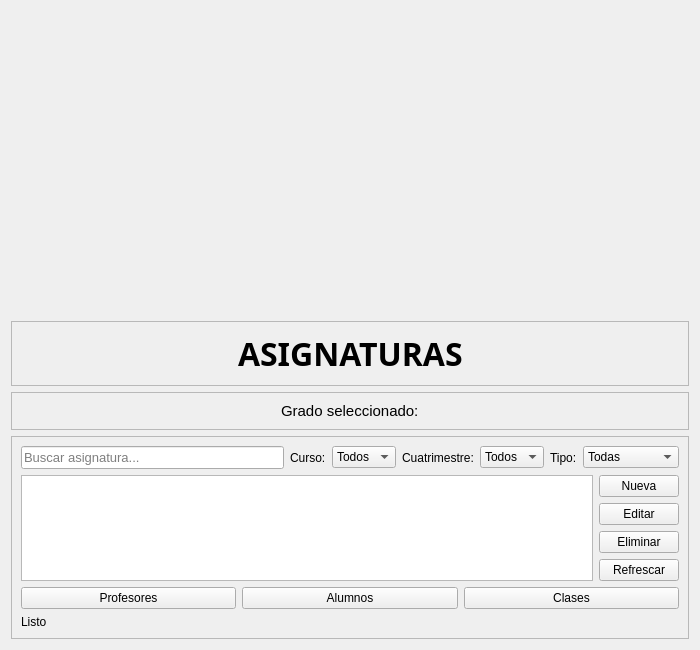
<?xml version="1.0" encoding="UTF-8"?>
<ui version="4.0">
 <class>AsignaturasView</class>
 <widget class="QWidget" name="AsignaturasView">
  <property name="geometry">
   <rect>
    <x>0</x>
    <y>0</y>
    <width>700</width>
    <height>650</height>
   </rect>
  </property>
  <property name="windowTitle">
   <string>Asignaturas</string>
  </property>
  <layout class="QVBoxLayout" name="verticalLayout">
   <item>
    <spacer name="verticalSpacerTop">
     <property name="orientation">
      <enum>Qt::Orientation::Vertical</enum>
     </property>
     <property name="sizeHint" stdset="0">
      <size>
       <width>20</width>
       <height>15</height>
      </size>
     </property>
    </spacer>
   </item>
   <item>
    <widget class="QFrame" name="frameHeader">
     <property name="frameShape">
      <enum>QFrame::Shape::StyledPanel</enum>
     </property>
     <layout class="QGridLayout" name="gridLayoutHeader">
      <item row="0" column="1">
       <widget class="QLabel" name="lblTitulo">
        <property name="font">
         <font>
          <family>Dubai</family>
          <pointsize>24</pointsize>
          <bold>true</bold>
         </font>
        </property>
        <property name="text">
         <string>ASIGNATURAS</string>
        </property>
       </widget>
      </item>
      <item row="0" column="0">
       <spacer name="spacerLeft">
        <property name="orientation">
         <enum>Qt::Orientation::Horizontal</enum>
        </property>
        <property name="sizeHint" stdset="0">
         <size>
          <width>0</width>
          <height>0</height>
         </size>
        </property>
       </spacer>
      </item>
      <item row="0" column="2">
       <spacer name="spacerRight">
        <property name="orientation">
         <enum>Qt::Orientation::Horizontal</enum>
        </property>
        <property name="sizeHint" stdset="0">
         <size>
          <width>0</width>
          <height>0</height>
         </size>
        </property>
       </spacer>
      </item>
     </layout>
    </widget>
   </item>
   <item>
    <widget class="QFrame" name="frameContexto">
     <property name="frameShape">
      <enum>QFrame::Shape::StyledPanel</enum>
     </property>
     <layout class="QGridLayout" name="gridLayoutContexto">
      <item row="0" column="1">
       <widget class="QLabel" name="lblContexto">
        <property name="font">
         <font>
          <family>Segoe UI</family>
          <pointsize>11</pointsize>
         </font>
        </property>
        <property name="text">
         <string>Grado seleccionado:</string>
        </property>
       </widget>
      </item>
      <item row="0" column="0">
       <spacer name="spacerCtxLeft">
        <property name="orientation">
         <enum>Qt::Orientation::Horizontal</enum>
        </property>
        <property name="sizeHint" stdset="0">
         <size>
          <width>0</width>
          <height>0</height>
         </size>
        </property>
       </spacer>
      </item>
      <item row="0" column="2">
       <spacer name="spacerCtxRight">
        <property name="orientation">
         <enum>Qt::Orientation::Horizontal</enum>
        </property>
        <property name="sizeHint" stdset="0">
         <size>
          <width>0</width>
          <height>0</height>
         </size>
        </property>
       </spacer>
      </item>
     </layout>
    </widget>
   </item>
   <item>
    <widget class="QFrame" name="frameMain">
     <property name="frameShape">
      <enum>QFrame::Shape::StyledPanel</enum>
     </property>
     <layout class="QGridLayout" name="gridLayoutMain">
      <item row="0" column="0" colspan="2">
       <layout class="QHBoxLayout" name="filtersLayout">
        <item>
         <widget class="QLineEdit" name="txt_buscar">
          <property name="font">
           <font>
            <family>Segoe UI</family>
            <pointsize>10</pointsize>
           </font>
          </property>
          <property name="placeholderText">
           <string>Buscar asignatura...</string>
          </property>
         </widget>
        </item>
        <item>
         <widget class="QLabel" name="lblCurso">
          <property name="text">
           <string>Curso:</string>
          </property>
         </widget>
        </item>
        <item>
         <widget class="QComboBox" name="cb_curso">
          <item>
           <property name="text">
            <string>Todos</string>
           </property>
          </item>
          <item>
           <property name="text">
            <string>1º</string>
           </property>
          </item>
          <item>
           <property name="text">
            <string>2º</string>
           </property>
          </item>
          <item>
           <property name="text">
            <string>3º</string>
           </property>
          </item>
          <item>
           <property name="text">
            <string>4º</string>
           </property>
          </item>
         </widget>
        </item>
        <item>
         <widget class="QLabel" name="lblCuatrimestre">
          <property name="text">
           <string>Cuatrimestre:</string>
          </property>
         </widget>
        </item>
        <item>
         <widget class="QComboBox" name="cb_cuatrimestre">
          <item>
           <property name="text">
            <string>Todos</string>
           </property>
          </item>
          <item>
           <property name="text">
            <string>1º</string>
           </property>
          </item>
          <item>
           <property name="text">
            <string>2º</string>
           </property>
          </item>
         </widget>
        </item>
        <item>
         <widget class="QLabel" name="lblTipo">
          <property name="text">
           <string>Tipo:</string>
          </property>
         </widget>
        </item>
        <item>
         <widget class="QComboBox" name="cb_obligatoria">
          <item>
           <property name="text">
            <string>Todas</string>
           </property>
          </item>
          <item>
           <property name="text">
            <string>Obligatorias</string>
           </property>
          </item>
          <item>
           <property name="text">
            <string>Optativas</string>
           </property>
          </item>
         </widget>
        </item>
       </layout>
      </item>
      <item row="1" column="0" rowspan="4">
       <widget class="QTableWidget" name="tbl_asignaturas"/>
      </item>
      <item row="1" column="1">
       <widget class="QPushButton" name="btn_nueva">
        <property name="text">
         <string>Nueva</string>
        </property>
       </widget>
      </item>
      <item row="2" column="1">
       <widget class="QPushButton" name="btn_editar">
        <property name="text">
         <string>Editar</string>
        </property>
       </widget>
      </item>
      <item row="3" column="1">
       <widget class="QPushButton" name="btn_eliminar">
        <property name="text">
         <string>Eliminar</string>
        </property>
       </widget>
      </item>
      <item row="4" column="1">
       <widget class="QPushButton" name="btn_refrescar">
        <property name="text">
         <string>Refrescar</string>
        </property>
       </widget>
      </item>
      <item row="5" column="0" colspan="2">
       <layout class="QHBoxLayout" name="relationsLayout">
        <item>
         <widget class="QPushButton" name="btn_profesores">
          <property name="text">
           <string>Profesores</string>
          </property>
         </widget>
        </item>
        <item>
         <widget class="QPushButton" name="btn_alumnos">
          <property name="text">
           <string>Alumnos</string>
          </property>
         </widget>
        </item>
        <item>
         <widget class="QPushButton" name="btn_clases">
          <property name="text">
           <string>Clases</string>
          </property>
         </widget>
        </item>
       </layout>
      </item>
      <item row="6" column="0" colspan="2">
       <widget class="QLabel" name="lbl_estado">
        <property name="text">
         <string>Listo</string>
        </property>
       </widget>
      </item>
     </layout>
    </widget>
   </item>
  </layout>
 </widget>
 <resources/>
 <connections/>
</ui>
